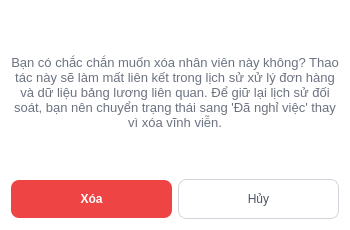
<?xml version="1.0" encoding="UTF-8"?>
<ui version="4.0">
 <class>Dialog</class>
 <widget class="QDialog" name="Dialog">
  <property name="geometry">
   <rect>
    <x>0</x>
    <y>0</y>
    <width>350</width>
    <height>230</height>
   </rect>
  </property>
  <property name="windowTitle">
   <string>Dialog</string>
  </property>
  <property name="styleSheet">
   <string notr="true">/* 1. Tổng thể Cửa sổ Dialog */
QDialog#Dialog {
    background-color: #ffffff;
    font-family: &quot;Inter&quot;, &quot;Segoe UI&quot;, sans-serif;
}

/* 2. Nội dung thông báo cảnh báo */
QLabel#lblCanhBao {
     font-size: 13px;
    font-weight: 400; /* Regular cấp độ 4 [cite: 64] */
    color: #6b7280;   /* Màu xám nhạt để làm dịu thông tin phụ */
}

/* 3. Nút XÓA (Màu đỏ rực rỡ - Red Danger) */
QPushButton#btnXoa {
    background-color: #ef4444; /* Màu đỏ thương hiệu từ Figma */
    color: #ffffff;
    font-weight: 700;
    border: none;
    border-radius: 8px; /* Bo góc đồng bộ deleteNV.png */
    padding: 12px 24px;
    min-width: 100px;
}

QPushButton#btnXoa:hover {
    background-color: #dc2626; /* Đỏ đậm hơn khi di chuột qua */
}

/* 4. Nút HỦY (Màu trắng viền xám - Secondary) */
QPushButton#btnHuy {
    background-color: #ffffff;
    color: #4b5563;
    border: 1px solid #d1d5db; /* Viền xám mảnh chuẩn Figma */
    border-radius: 8px;
    padding: 12px 24px;
    min-width: 100px;
}

QPushButton#btnHuy:hover {
    background-color: #f3f4f6; /* Xám cực nhạt khi hover */
}</string>
  </property>
  <layout class="QVBoxLayout" name="verticalLayout">
   <item>
    <widget class="QLabel" name="lblCanhBao">
     <property name="text">
      <string>Bạn có chắc chắn muốn xóa nhân viên này không? Thao tác này sẽ làm mất liên kết trong lịch sử xử lý đơn hàng và dữ liệu bảng lương liên quan. Để giữ lại lịch sử đối soát, bạn nên chuyển trạng thái sang 'Đã nghỉ việc' thay vì xóa vĩnh viễn.</string>
     </property>
     <property name="alignment">
      <set>Qt::AlignCenter</set>
     </property>
     <property name="wordWrap">
      <bool>true</bool>
     </property>
    </widget>
   </item>
   <item>
    <layout class="QHBoxLayout" name="horizontalLayout">
     <item>
      <widget class="QPushButton" name="btnXoa">
       <property name="text">
        <string>Xóa</string>
       </property>
      </widget>
     </item>
     <item>
      <widget class="QPushButton" name="btnHuy">
       <property name="text">
        <string>Hủy</string>
       </property>
      </widget>
     </item>
    </layout>
   </item>
  </layout>
 </widget>
 <resources/>
 <connections/>
</ui>
